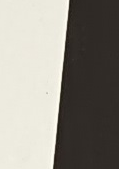
#> input picture slantedge/slantedge.png, 119 x 169 px
$ jupyter execute SlantEdgeAlgorithm.ipynb
#> lines starting #> are read from the running program, lines starting #| are printed output that depends on the picture; long printed decimals are rounded
## Slant Edge Algorithm

## Introduction

This notebook presents the Slant Edge algorithm to compute the MTF (Modulation transfer function). It is presented step by step so that an understanding can be gained by reading this notebook.

This diagram shows the MTF for the corresponding slant edge image.

The MTF graph was obtained by executing the matlab script srfmat3 written by Peter D. Burns available [here](http://losburns.com/imaging/software/SFRedge/sfrmat3_post/index.html). The python script in this notebook is very much inspired from this code. It looks to be a safe reference to base off of, as the imatest software is also based on it.

The algorithm can be broken down into the following steps:

  1. (not implemented yet) gamma correction
  2. Fit a line on the edge
  3. Compute the average ESF (edge spread function).
  4. Derivate to obtain the LSF (line spread function).
  5. Do a discrete fourier transform. The magitude is the MTF

## Import libraries

The libraries used for the project are:

* **opencv-python** : image processing
* **numpy** : image manipulation/graph manipulation
* **matplotlib** : plotting

[cell 1]
import cv2 as cv
import numpy as np
import matplotlib.pyplot as plt

## Load image

A simple cv.imread to read the image. The srfmat3 code includes a ROI selection to able to input a complete resolution chart and only select the slant edge part. This could be added in a future revision.

[cell 2]
src = cv.imread("slantedge.png")
#> src is the input picture: shape (169, 119, 3); mean B, G, R 133.4, 141.7, 145.3

# OpenCV loads images in BGR while matplotlib
# displays them in RGB. The color component
# need to be reversed here.
plt.imshow(src[:,:,::-1])

**TODO**: It's possible that the slant edge could be in any of the four rotation. Some code need to detect that and rotate the slant edge to have the correct orientation. This is important for the subsequent operations. Here the image is already in the correct orientation but a code to handle the general case would be better here.

## Find edge

It is interesting to see that we could in theory already obtain the ESF (edge spread function) at this point. We just need to select a row of the image.

[cell 3]
# Here the row 50 and the channel 0 (Blue) is arbitrary selected
plt.plot(src[50, :, 0])
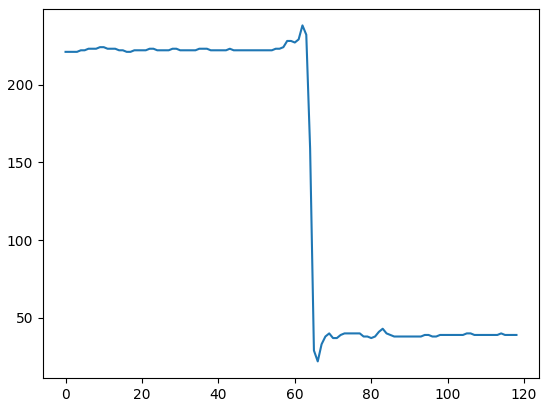
#> figure drawn by matplotlib, 1 panel; curve peaks at x = 62, y = 238

The general idea of the slanted edge is to obtain better precision than that, we will average the ESF of all the rows of the image. But because it is slanted, we cannot just superimpose all the ESF on top of each other. Instead, we need to shift slightly for every next row. So the first goal will be to find the angle of the edge or its slope.

But first, we also have to make the edge more apparent. A common way to do this, is to calculate the first derivative of the image. Here, to show that, we can take the above graph of the ESF, and calculate the 1D gradient.

To obtain the gradient, the cv.filter2D which allows to convolve with any kernel.

[cell 4]
# Here the row 50 and the channel 0 (Blue) is arbitrary selected
lsf = cv.filter2D(np.array([src[50, :, 0]]), cv.CV_64F, np.array([[0.5, -0.5]]))
plt.plot(lsf[0])
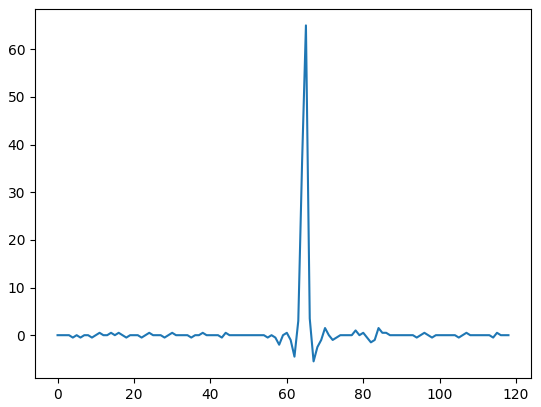
#> figure drawn by matplotlib, 1 panel; curve peaks at x = 65, y = 65

A large spike is visible, this is where the edge is because the derivative is large. The same procedure is done row by row but for the entire image. As an example, the input will be the channel 1 (green).

[cell 5]
green = src[:,:,1]
result = cv.filter2D(green, cv.CV_64F, np.array([[0.5, -0.5]]))
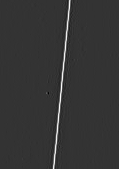
#> result: shape (169, 119) float64; min -21, max 83.5, mean 0.8; drawn with min black and max white

plt.imshow(result, cmap="gray")

We get a nice image of the edge. The goal now will be to fit a line onto it. This is not entirely straighforward because there is no such function in OpenCV. There is a [fitLine](https://docs.opencv.org/3.4/d3/dc0/group__imgproc__shape.html#gaf849da1fdafa67ee84b1e9a23b93f91f) but to my knowledge this cannot be used to fit onto an image but only a list of points.

Instead, for **each row**, we will find the centroid (in 1D), also called center of mass in physics, then do a polynomial 1st degree line fitting onto all the centroids found for each row.

Take a row i and let $v_i(j)$ be the pixel value at column j. The centroid $c_i$ for the row i is defined as:

$c_i = \frac{\sum_j v_i(j) \cdot j}{\sum_j v_i(j)}$

Define a list of points $p_i = (i, c_i)$. This is the 2d coordinates points of the centroids for each row.

Do a polynomional fitting of 1st degree onto the points $p_i$ to find the best line fit.

[cell 6]
centroids = []
for i in range(result.shape[0]): # Iterate over each row
    j = np.arange(result.shape[1]) # = [0, 1, 2, ..., #num_of_columns-1]

    sumx = np.sum(result[i,:]) # Sum over entire row
    if sumx < 1e-4: # Avoid division by zero
        c = 0
    else:
        c = np.sum(j*result[i,:])/sumx # centroid calculation

    c -= 0.5 # Minor correction for offset because of derivation
    centroids.append(c)
#> this loop made 169 passes
#> (sumx, c) on passes 1 to 12: (95.5, 68.99), (95.5, 68.91), (95, 68.59), (95, 68.48), (95, 68.41), (95, 68.36), (95, 68.23), (95, 68.19), (95, 68.24), (95, 68.16), (95, 67.92), (95.5, 67.49)
#> after the loop, centroids = 169 values, max 68.99 at index 0, min 52.81 at index 168, mean 60.87

plt.plot(centroids, 'g.')
plt.grid('on')
plt.show()
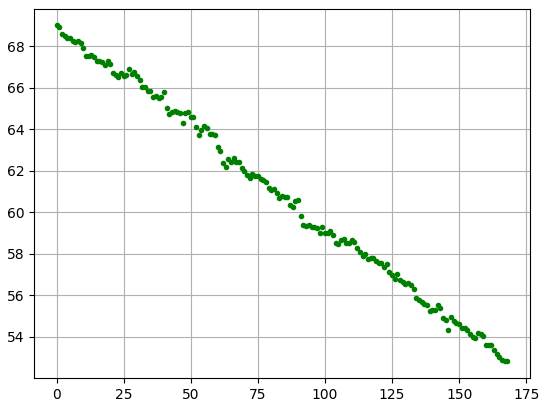
#> figure drawn by matplotlib, 1 panel; curve peaks at x = 0, y = 68.99

## Fit line

Do a polynomial 1st degree fitting onto the points.

[cell 7]
i = np.arange(len(centroids))
#> i = 169 values from 0 to 168
z = np.polyfit(i, centroids, 1)
#> z = [-0.0964, 68.97]

print(z)
#| [-0.09641 68.966]

The first return value is the slope and the second the intercept. Plotting the line the line onto the points shows, it indeeds approximate it nicely.

[cell 8]
p = np.poly1d(z)

plt.plot(centroids, 'g.')
plt.plot(p(i), 'r--')
plt.grid('on')
plt.show()
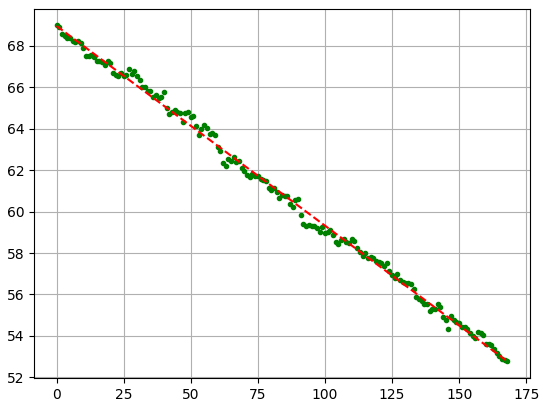
#> figure drawn by matplotlib, 1 panel; curve peaks at x = 0, y = 68.99; curve peaks at x = 0, y = 68.97

The angle $\alpha$ of the slanted edge can be computed easily now with the slope.

$\alpha = atan(-slope)$

[cell 9]
import math

print(math.atan(-z[0]) * 180/np.pi) # convert radians to degrees
#| 5.507

The fitted line can also be superimposed onto the source image.

[cell 10]
annotated = cv.cvtColor(src[:,:,1], cv.COLOR_GRAY2BGR) # Take green channel and conver it to 3 channel to annotate in color
x0, y0 = p(0), 0 # Line point at the top
#> x0 = 68.97; y0 = 0
x1, y1 = p(src.shape[0]), src.shape[0] # Line point at the bottom
#> x1 = 52.67; y1 = 169

cv.line(annotated, (round(x0), round(y0)), (round(x1), round(y1)), (0, 0, 255), 1)
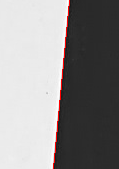
#> annotated: shape (169, 119, 3); mean B, G, R 140.8, 140.8, 143
plt.figure(figsize=(10, 10))
plt.imshow(annotated[:,:,::-1])
plt.show()

## Compute ESF

Now, all the ESF are averaged into one. For this an accumulator is created with two lines. The first will contain the accumulated pixels values and the second the count. To get the average, the first line has be to be divided by the second line.

But this is too simple! srfmat3 had to go more complicated. It uses a supersampling method to slightly improve the resulting ESF more. With the pixels shifted for each row, the x position is a float number. Instead of applying a round/floor/ceil, the float position is kept somewhat by having an accumulator with more cells.

Here we will use a supersampling of 4x, so a single unit is divided into 4. The accumulator has all to take into account that the pixels in the bottom rows could go outside the frame because of the shifting. The accumulator has to be extended to avoid any out of range error.

Taken all this into account, the accumulator array is created.

[cell 11]
fac = 4 # supersampling multiplier
extra = math.ceil(abs(green.shape[0]*z[0])) # Extra to account for pixels that could go outside the frame
#> extra = 17
bins = np.zeros((2, (green.shape[1] + extra)*fac))

print(green.shape)
#| (169, 119)
print(bins.shape)
#| (2, 544)

The pixels of the input image are all processed and put into the accumulator array.

[cell 12]
for x in range(green.shape[1]):
    for y in range(green.shape[0]):
        x_off = math.ceil((x - z[0]*y)*fac) # computed shifted x position
        bins[0, x_off] += 1 # count
        bins[1, x_off] += green[y, x] # pixel value

### Complete the zero accumulator cells

Some cell of the accumulator could be empty. This is problematic so the accumulator value on the left is taken and copied.

[cell 13]
for i in range(bins.shape[1]):
    if bins[0, i] == 0: # count is 0
        bins[0, i] = bins[0, i-1]
        bins[1, i] = bins[1, i-1]

Compute the average ESF.

[cell 14]
esf = bins[1, :] / bins[0, :]
#> esf = 544 values, max 252.8 at index 269, min 27.57 at index 282, mean 140.3
plt.plot(esf)
plt.show()
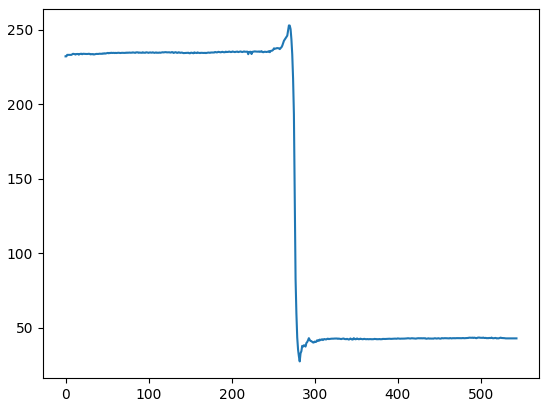
#> figure drawn by matplotlib, 1 panel; curve peaks at x = 269, y = 252.8

## Compute LSF

From the ESF, the LSF is just its derivative. We use the same technique as before with the convolution but with a kernel of 1x3 with $\begin{bmatrix}-0.5  & 0 & 0.5 \end{bmatrix}$. We also have to be careful of the border which gets incorrect values. The value besides them is copied.

[cell 15]
lsf = np.convolve(esf, np.array([-0.5, 0, 0.5]), 'same')
#> lsf = 544 values, max 55.2 at index 276, min -116 at index 0, mean 0.174
lsf[0] = lsf[1]
lsf[-1] = lsf[-2]

plt.plot(lsf)
plt.show()
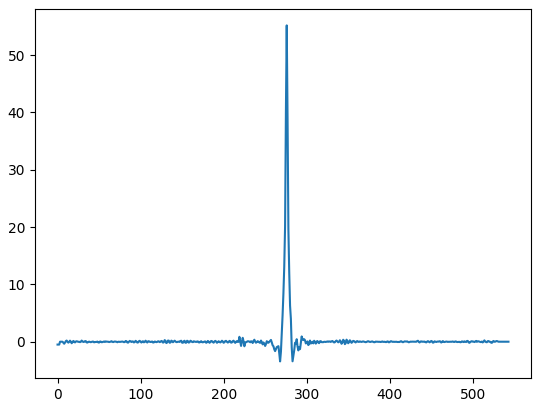
#> figure drawn by matplotlib, 1 panel; curve peaks at x = 276, y = 55.2

Comparing with the LSF of a single row, it looks more refined and precise, so it was worth the effort after all.

Now, before computing the discrete fourier transform. The LSF is centered. The centroid formula is again used to find the center, and the plot is shifted.

[cell 16]
j = np.arange(len(lsf))
#> j = 544 values from 0 to 543
sumx = np.sum(lsf)
#> sumx = 188.5
if sumx < 1e-4:
    c = 0
else:
    c = np.sum(j * lsf)/sumx
#> c = 280.4

print(f"Center is at {len(lsf)/2}, centroid at {c}")
#| Center is at 272.0, centroid at 280.440

[cell 17]
d =  round(c) - len(lsf)//2
#> d = 8
centered = np.zeros_like(lsf)
#> centered = 544 values from 0 to 0
m = len(lsf)
#> m = 544

if d > 0: # Shift left
    for i in range(m-d):
        centered[i] = lsf[i + d]
#> after the loop, centered = 544 values, max 55.2 at index 268, min -3.44 at index 260, mean 0.35
elif d < 1: # Shift right
    for i in range(-d, m):
        centered[i] = lsf[i + d]
else: # Already centered
      centered = lsf

plt.plot(lsf)
plt.plot(centered)
plt.legend(['original', 'centered'])
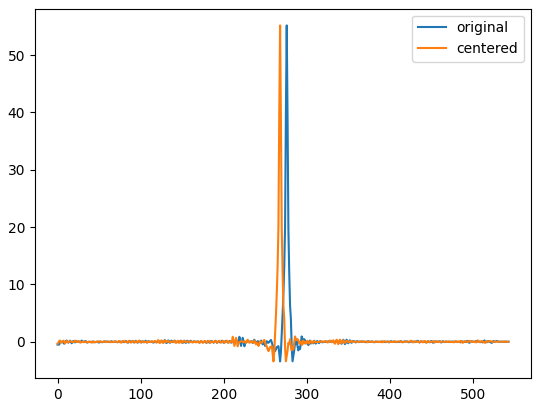
#> figure drawn by matplotlib, 1 panel; curve peaks at x = 276, y = 55.2; curve peaks at x = 268, y = 55.2

## Compute MTF

Finally, the LSF or 1D PSF is transformed with an FFT.

TODO

[cell 18]
out = np.fft.fft(centered) # Compute FFT
nn2 = math.floor(len(out)/2)+1 # Only half of the frequency domain is useful (symmetric)
#> nn2 = 273
freqlim = 1
nn2out = round(nn2*freqlim/2) # Compute maximum frequency to display
#> nn2out = 136
mtf = np.abs(out[:nn2out]) # Compute magnitude
#> mtf = 136 values, max 213.5 at index 15, min 22.84 at index 130, mean 102.1
mtf = mtf/mtf[0] # Normalize
#> mtf = 136 values, max 1.12 at index 15, min 0.12 at index 130, mean 0.537
plt.plot(mtf)
plt.grid('on')
plt.title('MTF')
plt.legend(['green channel'])
plt.show()
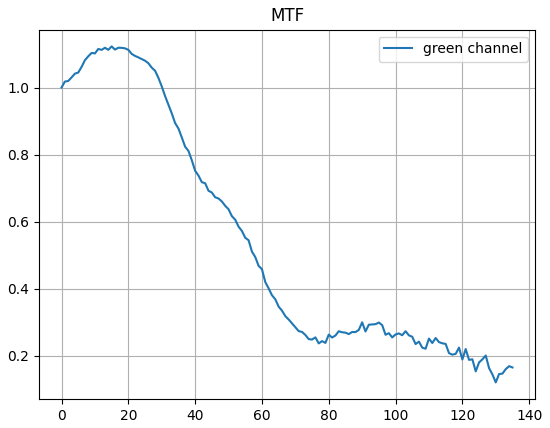
#> figure drawn by matplotlib, 1 panel; curve peaks at x = 15, y = 1.12
